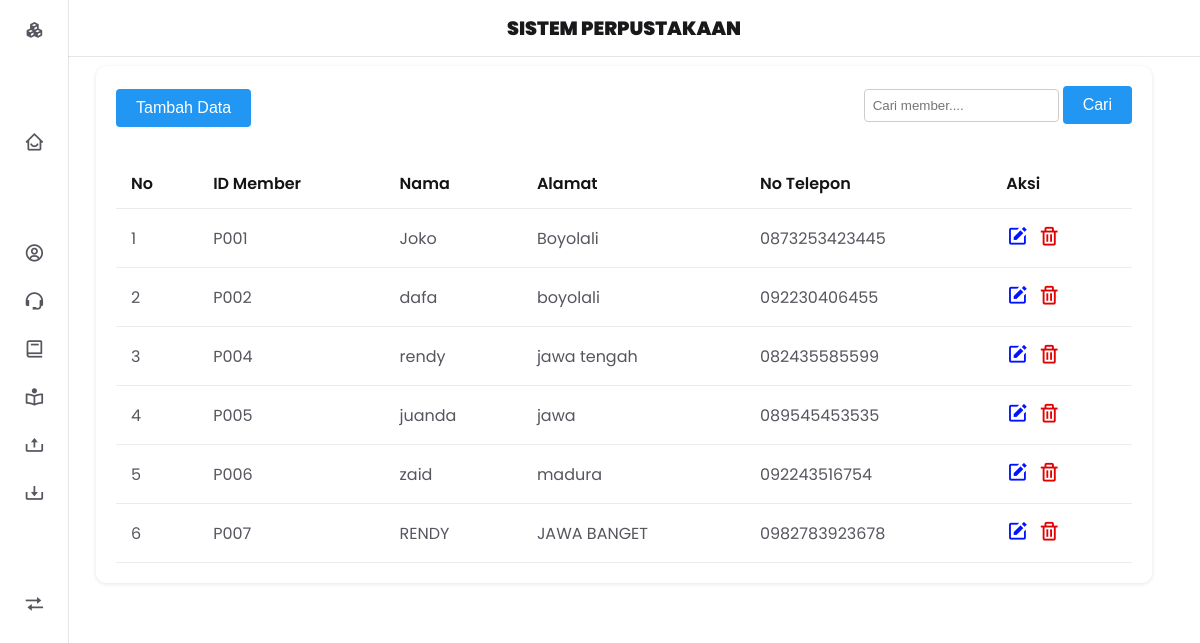
/public/petugas, run on the app's committed database.
### tables this page shows
CREATE TABLE `petugas` (
  `id_petugas` varchar(20) NOT NULL,
  `nama_petugas` varchar(100) DEFAULT NULL,
  `alamat_petugas` varchar(255) DEFAULT NULL,
  `telp_petugas` varchar(15) DEFAULT NULL
);

### app/core/Controller.php (called while the page is built, shortened)
<?php
class Controller{
    public function view($view, $data =[])
    {
        require_once '../app/views/'. $view . '.php';
    }
    public function model($model)
    {
        return new $model;
    }
}

### app/controllers/Petugas.php (called while the page is built, shortened)
<?php
class Petugas extends Controller{
    public function index()
    {
        $data['judul'] = 'Data Petugas';
        $data['ptgs'] = $this->model('Petugas_model')->getAllPetugas();
        $this->view('templates/side-bar', $data);
        $this->view('petugas/index', $data);
        $this->view('templates/footer');
    }
}

### app/core/App.php (called while the page is built, shortened)
<?php
class App{
    protected $method = 'index';
    protected $params = [];
    public function __construct()
    {
        $this->controller = new $this->controller;
        call_user_func_array([$this->controller, $this->method], $this->params);
    }
}

### public/index.php (called while the page is built, shortened)
<?php
$app = new App;

### app/core/Database.php (called while the page is built, shortened)
<?php
class Database{
    private $host = DB_HOST;
    private $user = DB_USER;
    private $pass = DB_PASS;
    private $db_name = DB_NAME;
    private $dbh;
    private $stmt;
    public function __construct()
    {
        $dsn = 'mysql:host=' . $this->host. ';dbname=' . $this->db_name ;
        $option = [
            PDO::ATTR_PERSISTENT => true,
            PDO::ATTR_ERRMODE => PDO::ERRMODE_EXCEPTION
        ];
        try{
            $this->dbh = new PDO($dsn, $this->user, $this->pass, $option);
        }catch(PDOException $e){
            die($e->getMessage());
        }
    }
    public function query($query)
    {
        $this->stmt = $this->dbh->prepare($query);
    }
    public function execute()
    {
        $this->stmt->execute();
    }
    public function resultSet()
    {
        $this->execute();
        return $this->stmt->fetchAll(PDO::FETCH_ASSOC);
    }
}

### app/models/Petugas_model.php (called while the page is built, shortened)
<?php
class Petugas_model{
    private $table = 'petugas';
    private $db;
    public function __construct()
    {
        $this->db = new Database;
    }
    public function getAllPetugas()
    {
        $this->db->query('SELECT * FROM ' . $this->table);
        return $this->db->resultSet();
    }
}

### app/views/petugas/index.php (the view)
<div class="main__container">
    <div class="table-container">
      <div class="button-container">
        <div class="left-button">
          <button onclick="window.location.href='<?=BASEURL;?>/petugas/add'" class="add-button">Tambah Data</button>
        </div>
        <form method="POST" action="">
          <div class="right-container">
            <input type="text" class="search-input" placeholder="Cari member...." name="filter">
            <button type="submit" name="search" class="search-button">Cari</button>
          </div>
        </form>
      </div>
      <table class="table">
        <thead>
          <tr>
            <th>No</th>
            <th>ID Member</th>
            <th>Nama</th>
            <th>Alamat</th>
            <th>No Telepon</th>
            <th>Aksi</th>
          </tr>
        </thead>
        <?php
        $no = 1;
        foreach($data['ptgs'] as $ptgs):
        ?>
        <tbody>
            <td><?= $no++; ?></td>
            <td><?= $ptgs['id_petugas']; ?></td>
            <td><?= $ptgs['nama_petugas']; ?></td>
            <td><?= $ptgs['alamat_petugas']; ?></td>
            <td><?= $ptgs['telp_petugas']; ?></td>
            <td>
              <a href="<?= BASEURL;?>/petugas/edit/<?= $ptgs['id_petugas']; ?>" class="edit-button"><i class='bx bxs-edit'></i></a>
              <a href="<?= BASEURL; ?>/petugas/hapus/<?=$ptgs['id_petugas'];?>" onclick="return confirm('Yakin Menghapus buku?')" class="delete-button"><i class='bx bx-trash' ></i></a>
            </td>
        </tbody>
        <?php endforeach; ?>
      </table>
    </div>
  </div>

### app/views/templates/side-bar.php (shortened to what this page needs)
<html lang="en">
  <head>
    <link rel="stylesheet" href="https://cdn.jsdelivr.net/npm/boxicons@latest/css/boxicons.min.css" />
    <link rel="stylesheet" href="<?= BASEURL;?>/css/style.css" />
    <link rel="stylesheet" type="text/css" href="<?= BASEURL;?>/css/virtual-select.min.css">
  </head>
  <body>
    <header class="header">
      <div class="header__container">
        <a href="#" class="header__logo">SISTEM PERPUSTAKAAN</a>
      </div>
    </header>
    <div class="nav" id="navbar">
      <nav class="nav__container">
        <div>
          <a href="<?= BASEURL;?>" class="nav__link nav_logo">
            <i class="bx bxs-component nav__icon"></i>
          </a>
          <div class="nav__list">
            <div class="nav__items">
              <a href="<?= BASEURL;?>/about" class="nav__link">
                <i class="bx bx-home-smile nav__icon"></i>
              </a>
            </div>
            <div class="nav__items">
              <a href="<?=BASEURL;?>/member" class="nav__link">
              <i class='bx bx-user-circle nav__icon'></i>
              </a>
              <a href="<?=BASEURL;?>/petugas" class="nav__link">
                <i class='bx bx-support nav__icon' ></i>
              </a>
              <a href="<?=BASEURL;?>/buku" class="nav__link">
                <i class='bx bx-book nav__icon'></i>
              </a>
              <a href="<?=BASEURL;?>/penulis" class="nav__link">
                <i class='bx bx-book-reader nav__icon'></i>
              </a>
              <a href="<?=BASEURL;?>/peminjaman" class="nav__link">
                <i class='bx bx-upload nav__icon'></i>
              </a>
              <a href="<?=BASEURL;?>/pengembalian" class="nav__link">
                <i class='bx bx-download nav__icon'></i>
              </a>
            </div>
            <div class="nav__items">
              <a href="<?=BASEURL;?>/rekap" class="nav__link">
                <i class='bx bx-transfer nav__icon' ></i>
              </a>
            </div>
          </div>
        </div>
      </nav>
    </div>
    <main class="main">

### app/views/templates/footer.php (shortened to what this page needs)
    </main>
  </body>
</html>

### public/css/style.css (style rules this page uses)
:root { --header-height: 3.5rem; --nav-width: 219px; --first-color: #6923d0; --frist-color-light: #f4f0fa; --title-color: #19181b; --text-color: #58555e; --text-color-light: #a5a1aa; --body-color: #ffffff; --container-color: #fff; --card-body-color: rgb(255, 255, 255); --body-font: 'Poppins', sans-serif; --big-font-size: 1.2rem; --normal-font-size: 0.938rem; --small-font-size: 0.75rem; --smaller-font-size: 0.75rem; --font-big: 900; --font-medium: 500; --font-semi-bold: 600; --z-fixed: 100; }
body { align-items: center; justify-content: center; margin: 50 0 0 0; padding: 1rem 1rem 0; font-family: var(--body-font); font-size: var(--normal-font-size); background-color: var(--body-color); color: var(--text-color); }
a { text-decoration: none; }
.header { position: fixed; top: 0; left: 0; width: 100%; background-color: var(--container-color); box-shadow: 0 1px 0 rgba(22, 8, 43, 0.1); padding: 0 1rem; z-index: var(--z-fixed); }
.header__container { display: flex; align-items: center; height: var(--header-height); justify-content: space-between; }
.header__logo { margin-left: auto; margin-right: auto; color: var(--title-color); font-weight: var(--font-big); font-size: var(--big-font-size); display: none; }
.nav { position: fixed; top: 0; left: -100%; height: 100vh; padding: 1rem 1rem 3rem; background-color: var(--container-color); box-shadow: 1px 0 0 rgba(22, 8, 43, 0.1); z-index: var(--z-fixed); transition: 0.4s; }
.nav__container { height: 100%; display: flex; flex-direction: column; justify-content: space-between; overflow: auto; scrollbar-width: none; }
.nav__list, .nav__items { display: grid; }
.nav__list { row-gap: 2.5rem; }
.nav__items { row-gap: 1.5rem; }
.nav__link { display: flex; align-items: center; color: var(--text-color); }
.nav__icon { font-size: 1.2rem; margin-right: 0.5rem; }
@media screen and (min-width: 780px) { body { padding: 1rem 3rem 0 6rem; } }
@media screen and (min-width: 780px) { .header { padding: 0 3rem 0 6rem; } }
@media screen and (min-width: 780px) { .header__container { height: calc(--header-height) + 0.5rem; } }
@media screen and (min-width: 780px) { .header__logo { margin-right: auto; display: block; } }
@media screen and (min-width: 780px) { .nav { left: 0; padding: 1.2rem 1.5rem 3rem; width: 68px; } }
@media screen and (min-width: 780px) { .nav__items { row-gap: 1.7rem; } }
@media screen and (min-width: 780px) { .nav__icon { font-size: 1.3rem; } }
.table-container { background-color: #fff; border-radius: 10px; box-shadow: 0 1px 4px rgba(0, 0, 0, 0.1); padding: 20px; overflow-x: auto; }
.table { width: 100%; border-collapse: collapse; }
.table th, .table td { padding: 12px 15px; text-align: left; border-bottom: 1px solid #ebebeb; }
.table th { font-weight: 600; color: #141414; }
.edit-button, .delete-button { font-size: 1.4rem; color: #0112ff; }
.delete-button { padding-left: 15; margin-right: 5px; color: rgb(225, 2, 2); }
.edit-button { margin-right: -10px; }
.button-container { display: flex; flex-wrap: wrap; justify-content: space-between; align-items: center; margin-bottom: 20px; }
.left-button { flex: 1; margin-bottom: 10px; }
.search-input { margin-left: 10px; padding: 8px; border: 1px solid #ccc; border-radius: 4px; }
.search-button, .add-button { padding: 10px 20px; font-size: 16px; background-color: #2196f3; color: #fff; border: none; border-radius: 4px; cursor: pointer; }

### data on the page
petugas: id_petugas "P001", nama_petugas "Joko", alamat_petugas "Boyolali", telp_petugas "0873253423445"
petugas: id_petugas "P002", nama_petugas "dafa", alamat_petugas "boyolali", telp_petugas "092230406455"
petugas: id_petugas "P004", nama_petugas "rendy", alamat_petugas "jawa tengah", telp_petugas "082435585599"
petugas: id_petugas "P005", nama_petugas "juanda", alamat_petugas "jawa", telp_petugas "089545453535"
petugas: id_petugas "P006", nama_petugas "zaid", alamat_petugas "madura", telp_petugas "092243516754"
petugas: id_petugas "P007", nama_petugas "RENDY", alamat_petugas "JAWA BANGET", telp_petugas "0982783923678"
